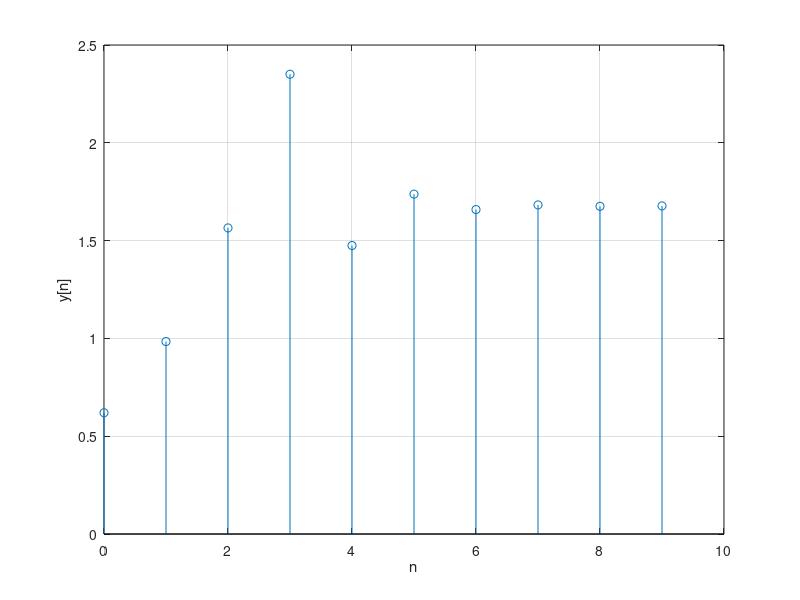

Write MATLAB code to recreate this figure.
clear all,close all,clc
n=0:9;
b=[0.3 0.1 0.8];
a=[1 -0.7 -0.3];
x=[1 1.3 -0.8 +zeros(1,length(n)-3)];
zi=filtic(b,a,[0.2 0.6],[0])
y=filter(b,a,x,zi);
stem(n,y),grid on,xlabel('n'),ylabel('y[n]');